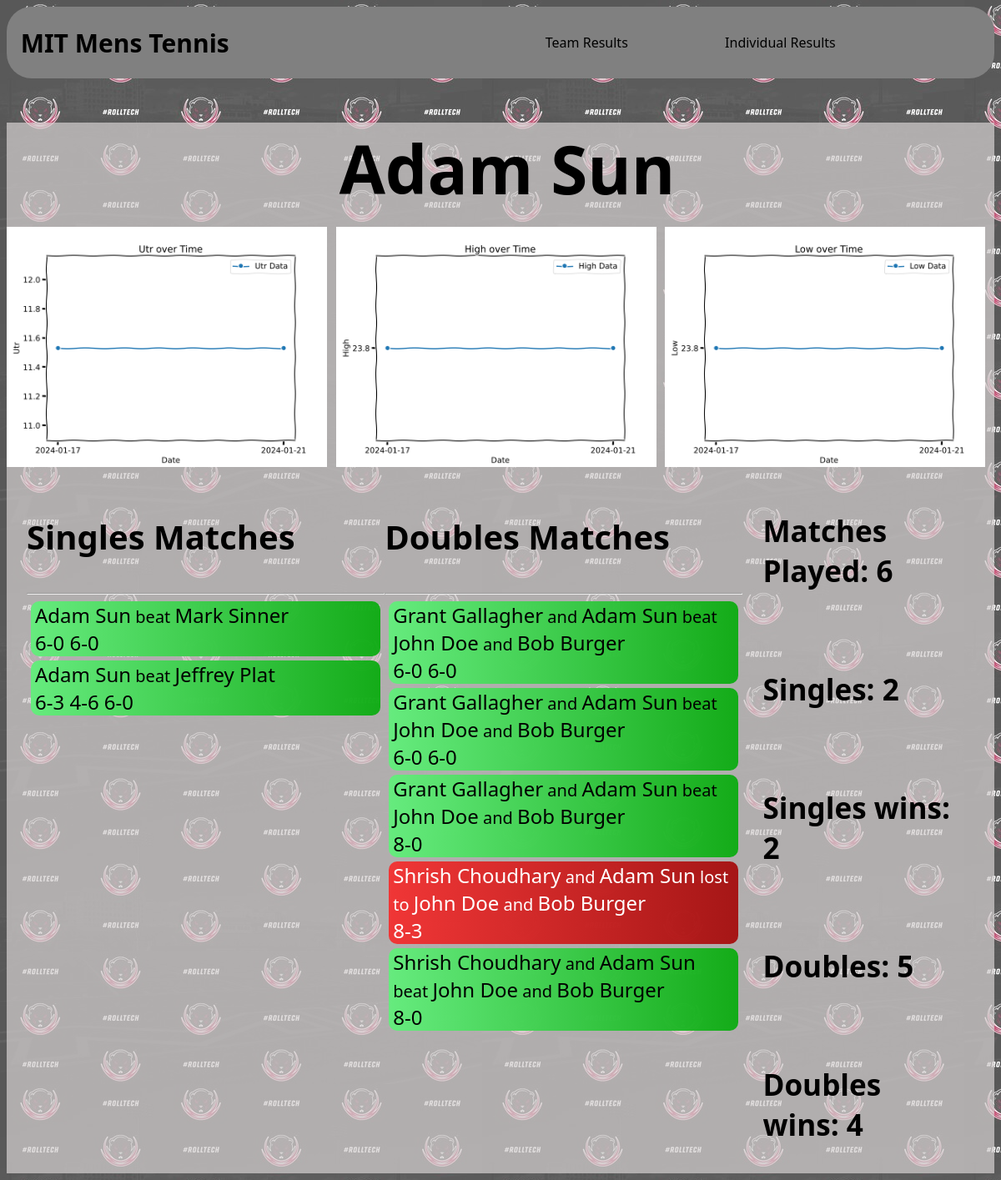
Screenshot of /profile/3/ with the database file from the repository.
### base/models.py (models this page shows, shortened)
class Player(models.Model):
    url=models.URLField(default="")
    utrurl=models.URLField(default="")
    data = models.JSONField(default=list,null=True,blank=True)
    name = models.CharField(max_length=100)
    team = models.CharField(max_length=100)
    wins = models.PositiveBigIntegerField(default=0)
    game_played = models.PositiveBigIntegerField(default=0)
    def __str__(self):
        return self.name

class SinglesMatch(models.Model):
    day=models.DateField(auto_now_add=True,blank=True,null=True)
    duel = models.ForeignKey(Duel, on_delete=models.CASCADE, related_name='singles_matches',default="")
    win = models.BooleanField()
    player1=models.ForeignKey(Player, on_delete=models.CASCADE)
    player2=models.CharField(max_length=100)
    score = models.CharField(max_length=100)

class DoublesMatch(models.Model):
    duel = models.ForeignKey(Duel, on_delete=models.CASCADE, related_name='doubles_matches',default="")
    win = models.BooleanField()
    player1=models.ForeignKey(Player, related_name="player1", on_delete=models.CASCADE)
    player2=models.ForeignKey(Player, related_name="player2", on_delete=models.CASCADE)
    player3=models.CharField(max_length=100)
    player4=models.CharField(max_length=100)
    score = models.CharField(max_length=100)
    day=models.DateField(auto_now_add=True,blank=True,null=True)

### base/views.py (the view)
# urls.py: path("profile/<str:pk>/",views.profile,name="profile"),
def profile(request,pk):
    player=Player.objects.get(id=pk)
    utr_data = player.data
    high_data = player.data
    low_data = player.data
    utr_graph = generate_graph(utr_data, 'utr')
    high_graph = generate_graph(high_data, 'high')
    low_graph = generate_graph(low_data, 'low')
    singles_matches = SinglesMatch.objects.filter(player1=player)
    doubles_matches = DoublesMatch.objects.filter(Q(player1=player) | Q(player2=player))
    singles=len(singles_matches)
    doubles=len(doubles_matches)
    singles_wins = len(SinglesMatch.objects.filter(Q(player1=player) & Q(win=True)))
    doubles_wins = len(DoublesMatch.objects.filter(Q(Q(player1=player) | Q(player2=player))&Q(win=True)))
    matches_played = len(singles_matches)+len(doubles_matches)
    context={'player':player,
             'singles_matches':singles_matches,
             "doubles_matches":doubles_matches,
             "doubles":doubles,
             "singles":singles,
             "singleswins":singles_wins,
             "doubleswins":doubles_wins,
             "matches_played":matches_played,
             'utr_graph': utr_graph,
            'high_graph': high_graph,
            'low_graph': low_graph,
             }
    return render(request,'base/profile.html',context)

### base/views.py (called while the page is built)
def generate_graph(data, attribute):
    matplotlib.use('Agg')
    sorted_data = sorted(data, key=lambda x: datetime.strptime(x['date'], '%Y-%m-%d'))
    dates = [entry['date'] for entry in sorted_data]
    values = [entry[attribute] for entry in sorted_data]
    font_family = 'Arial'
    with plt.xkcd():
        plt.rcParams['font.family'] = font_family
        plt.figure(figsize=(8, 6))
        plt.plot(dates, values, marker='o', linestyle='-', label=f'{attribute.capitalize()} Data')
        plt.xlabel('Date')
        plt.ylabel(attribute.capitalize())
        plt.title(f'{attribute.capitalize()} over Time')
        plt.legend()
        graph_image = BytesIO()
        plt.savefig(graph_image, format='png')
        graph_image.seek(0)
        encoded_image = base64.b64encode(graph_image.read()).decode('utf-8')
        plt.close()
    return encoded_image

### base/templates/base/profile.html (shortened to what this page needs)
{% extends 'main.html' %} {% block content %} {% include 'base/navbar.html' %}
<div class="backgrnd">
  <div class="profilestyle">
    <h1 class="pt">{{player.name}}</h1>
    <div class="graphs">
      <div class="graph">
        <img
          alt="UTR Graph"
          class="graphimg"
        />
      </div>
      <div class="graph">
        <img
          alt="High Graph"
          class="graphimg"
        />
      </div>
      <div class="graph">
        <img
          alt="Low Graph"
          class="graphimg"
        />
      </div>
    </div>
    <div class="matches">
      <div>
        <h3 class="titlemw">Singles Matches</h3>
        <hr />
        {% for i in singles_matches%}
        <div>
          {% if i.win %}
          <p class="descw">
            <span class="spec">{{i.player1}}</span> beat
            <span class="spec">{{i.player2}}</span><br />
            <span class="spec">{{i.score}}</span>
          </p>
          {% else %}
          <p class="descl">
            <span class="spec">{{i.player1}}</span> lost to
            <span class="spec">{{i.player2}}</span><br />
            <span class="spec">{{i.score}}</span>
          </p>
          {% endif %}
        </div>
        {% endfor %}
      </div>
      <div>
        <h3 class="titlemw">Doubles Matches</h3>
        <hr />
        {% for i in doubles_matches%}
        <div>
          {% if i.win %}
          <p class="descw">
            <span class="spec">{{i.player1}}</span> and
            <span class="spec">{{i.player2}}</span> beat
            <span class="spec">{{i.player3}}</span> and
            <span class="spec">{{i.player4}}</span><br />
            <span class="spec">{{i.score}}</span>
          </p>
          {% else %}
          <p class="descl">
            <span class="spec">{{i.player1}}</span> and
            <span class="spec">{{i.player2}}</span> lost to
            <span class="spec">{{i.player3}}</span> and
            <span class="spec">{{i.player4}}</span><br />
            <span class="spec">{{i.score}}</span>
          </p>
          {% endif %}
        </div>
        {% endfor %}
      </div>
      <div class="stats">
        <div>
          <h3>Matches Played: {{player.game_played}}</h3>
        </div>
        <div>
          <h3>Singles: {{singles}}</h3>
        </div>
        <div>
          <h3>Singles wins: {{singleswins}}</h3>
        </div>
        <div>
          <h3>Doubles: {{doubles}}</h3>
        </div>
        <div>
          <h3>Doubles wins: {{doubleswins}}</h3>
        </div>
      </div>
    </div>
  </div>
</div>
{% endblock content %}

### static/styles/main.css (style rules this page uses)
body { font-family: 'Segoe UI', Tahoma, Geneva, Verdana, sans-serif; color: black; background-image: url('/static/images/mitath.jpg'); background-repeat: repeat; overflow-x: hidden; }
.backgrnd { background-color: rgba(211, 208, 208, 0.463); height: auto; }
.profilestyle { height: 100%; background-color: rgba(211, 208, 208, 0.463); }
.pt { padding-bottom: 2vh; display: flex; align-items: center; justify-content: center; width: 100vw; font-size: 80px; margin-bottom: 0; }
.matches { flex-wrap: wrap; display: grid; grid-template-columns: 1fr 1fr 0.6fr; justify-content: center; padding-top: 3vh; padding-left: 2vw; width:93vw; }
.titlemw { font-size: 40px; }
.descw { font-size: 20px; color: black; background-image: linear-gradient(to right,rgb(102, 235, 126), rgba(10, 171, 15, 0.941)); border-radius: 10px; margin: 5px; padding-left: 5px; padding-right: 5px; }
.descl { font-size: 20px; color: white; background-image: linear-gradient(to right,rgb(240, 54, 54), rgba(165, 13, 13, 0.941)); border-radius: 10px; margin: 5px; padding-left: 5px; padding-right: 5px; }
.spec { font-size: larger; }
.stats { padding-left: 2vw; display: grid; grid-template-rows: 1fr 1fr 1fr 1fr 1fr; font-size: 30px; justify-content: center; align-items: center; }
hr { color: black; }
.graphs { display: grid; grid-template-columns: 1fr 1fr 1fr; padding-bottom: 5vh; }
.graphimg { width: 32vw; }
.graph { width:20vw; height: 20vw; }

### rows the page displays
Player: name "Adam Sun", game_played "6"
SinglesMatch: player1 "Adam Sun", player2 "Mark Sinner", score "6-0 6-0"
SinglesMatch: player1 "Adam Sun", player2 "Jeffrey Plat", score "6-3 4-6 6-0"
DoublesMatch: player1 "Grant Gallagher", player2 "Adam Sun", player3 "John Doe", player4 "Bob Burger", score "6-0 6-0"
DoublesMatch: player1 "Grant Gallagher", player2 "Adam Sun", player3 "John Doe", player4 "Bob Burger", score "6-0 6-0"
DoublesMatch: player1 "Grant Gallagher", player2 "Adam Sun", player3 "John Doe", player4 "Bob Burger", score "8-0"
DoublesMatch: player1 "Shrish Choudhary", player2 "Adam Sun", player3 "John Doe", player4 "Bob Burger", score "8-3"
DoublesMatch: player1 "Shrish Choudhary", player2 "Adam Sun", player3 "John Doe", player4 "Bob Burger", score "8-0"

### other values shown
{{ singles }} "2"
{{ singleswins }} "2"
{{ doubles }} "5"
{{ doubleswins }} "4"
